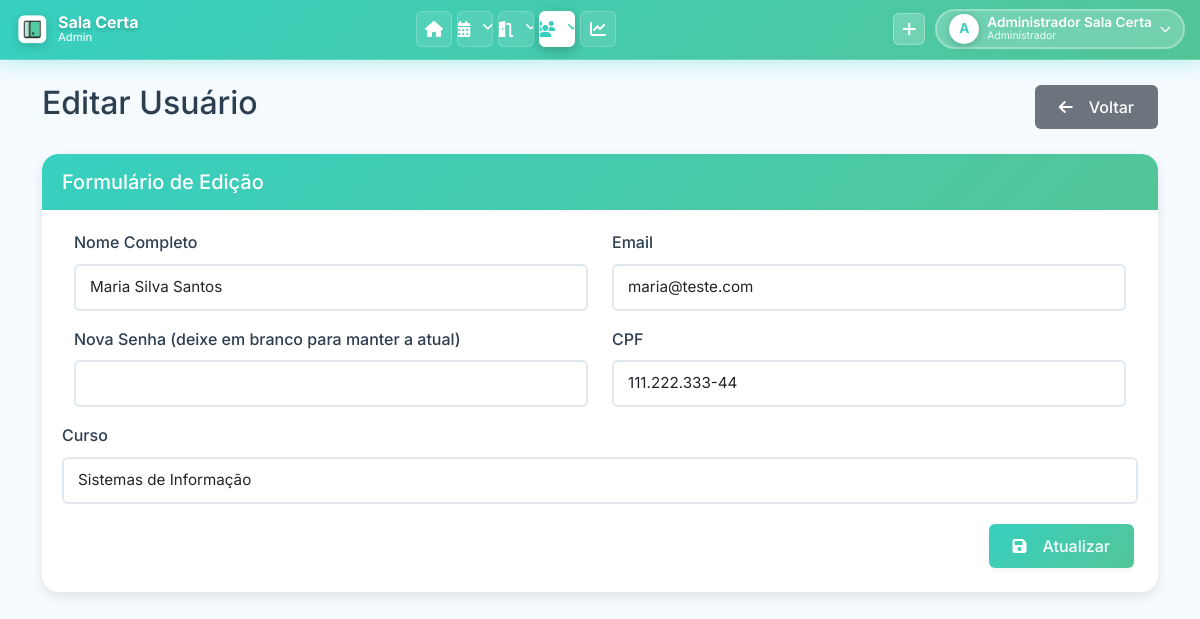
Before: /pages/editar_usuario.php?id=2 (signed in) with the older database file.
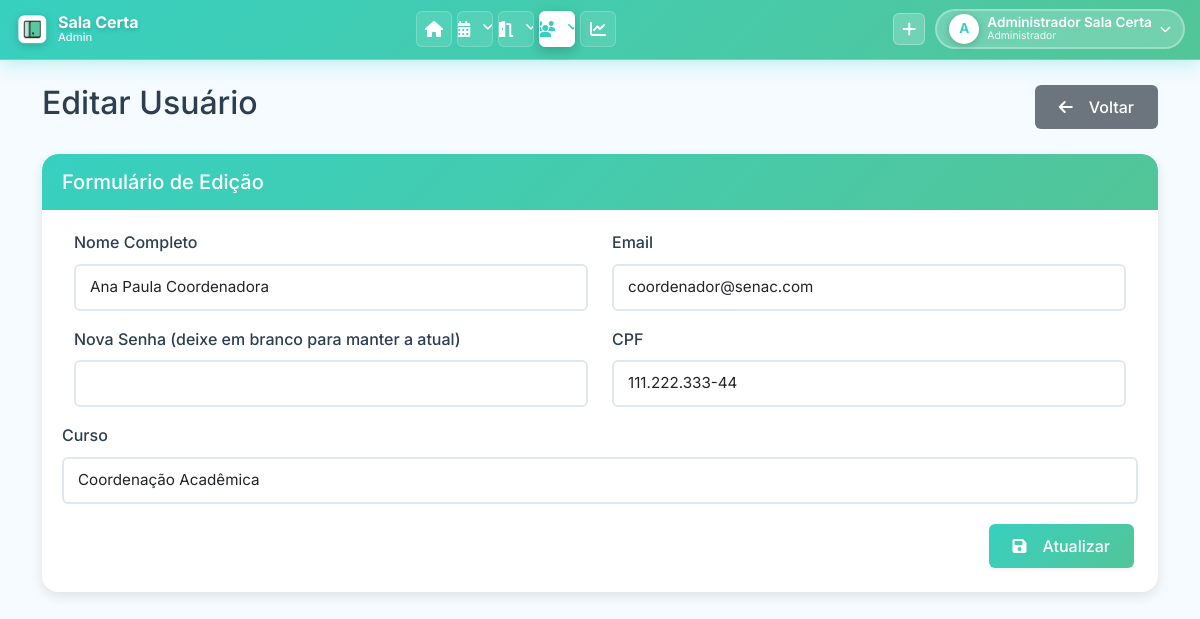
After: the same page with the newer database file.
### tables this page shows
CREATE TABLE `USUARIO` (
    `USUARIO_ID` INT(11) NOT NULL AUTO_INCREMENT,
    `USUARIO_NOME` VARCHAR(255) NOT NULL,
    `USUARIO_EMAIL` VARCHAR(255) NOT NULL,
    `USUARIO_SENHA` VARCHAR(255) NOT NULL COMMENT 'Hash bcrypt via password_hash() ou texto puro (legado)',
    `USUARIO_CPF` VARCHAR(14) NOT NULL COMMENT 'Formato: 000.000.000-00 ou apenas números',
    `USUARIO_CURSO` VARCHAR(255) DEFAULT NULL,
    `TIPO_USUARIO` ENUM('admin', 'comum') NOT NULL DEFAULT 'comum',
    `SETOR` VARCHAR(255) DEFAULT '' COMMENT 'Se preenchido, permite acesso ao painel admin',
    `FOTO_PERFIL` VARCHAR(500) DEFAULT NULL COMMENT 'Caminho relativo: uploads/perfil/user_X_timestamp.png',
    PRIMARY KEY (`USUARIO_ID`),
    UNIQUE KEY `uk_usuario_email` (`USUARIO_EMAIL`),
    UNIQUE KEY `uk_usuario_cpf` (`USUARIO_CPF`)
);

### classes/Usuario.php (called while the page is built, shortened)
<?php
class Usuario {
    public static function buscarPorId($id) {
        $conn = Conexao::getConn();
        $sql = "SELECT * FROM USUARIO WHERE USUARIO_ID = :id";
        $stmt = $conn->prepare($sql);
        $stmt->bindValue(':id', $id);
        $stmt->execute();
        return $stmt->fetch();
    }
}

### pages/editar_usuario.php (the view, shortened to what this page needs)
<?php
require_once '../classes/Usuario.php';
$id = $_GET['id'];
$usuario_dados = Usuario::buscarPorId($id);
include '../includes/header.php';
?>
<div class="row">
    <div class="col-md-12">
        <div class="d-flex justify-content-between align-items-center mb-4">
            <h2>Editar Usuário</h2>
            <a href="usuarios.php" class="btn btn-secondary">
                <i class="fas fa-arrow-left me-2"></i>Voltar
            </a>
        </div>
        <div class="card">
            <div class="card-header">
                <h5 class="card-title mb-0">Formulário de Edição</h5>
            </div>
            <div class="card-body">
                <form method="post" class="needs-validation" novalidate>
                    <div class="row mb-3">
                        <div class="col-md-6">
                            <label for="nome" class="form-label">Nome Completo</label>
                            <input type="text" class="form-control" id="nome" name="nome" value="<?php echo $usuario_dados['USUARIO_NOME']; ?>" required>
                        </div>
                        <div class="col-md-6">
                            <label for="email" class="form-label">Email</label>
                            <input type="email" class="form-control" id="email" name="email" value="<?php echo $usuario_dados['USUARIO_EMAIL']; ?>" required>
                        </div>
                    </div>
                    <div class="row mb-3">
                        <div class="col-md-6">
                            <label for="senha" class="form-label">Nova Senha (deixe em branco para manter a atual)</label>
                            <input type="password" class="form-control" id="senha" name="senha" minlength="6">
                        </div>
                        <div class="col-md-6">
                            <label for="cpf" class="form-label">CPF</label>
                            <input type="text" class="form-control cpf-mask" id="cpf" name="cpf" value="<?php echo $usuario_dados['USUARIO_CPF']; ?>" required>
                        </div>
                    </div>
                    <div class="mb-3">
                        <label for="curso" class="form-label">Curso</label>
                        <input type="text" class="form-control" id="curso" name="curso" value="<?php echo $usuario_dados['USUARIO_CURSO']; ?>" required>
                    </div>
                    <div class="d-grid gap-2 d-md-flex justify-content-md-end">
                        <button type="submit" class="btn btn-primary">
                            <i class="fas fa-save me-2"></i>Atualizar
                        </button>
                    </div>
                </form>
            </div>
        </div>
    </div>
</div>
<?php include '../includes/footer.php'; ?>

Changed rows visible on the page:
changed usuario: nome "Maria Silva Santos" → "Ana Paula Coordenadora"; email "maria@teste.com" → "coordenador@senac.com"; curso "Sistemas de Informação" → "Coordenação Acadêmica"
